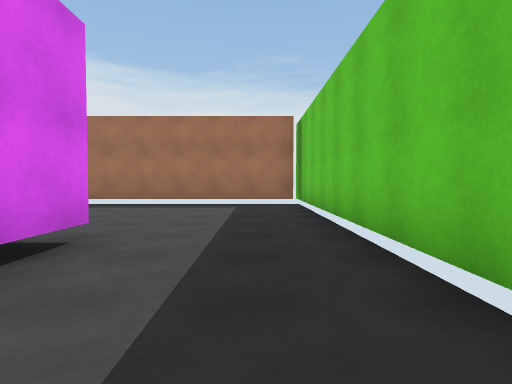
view 1 (above)

22 first-person views from a walk through a scene from a Unity 3-D project. The camera is 1.3 m above the floor, tilts 2° down and sees 80° across. The floor is counted in squares, 2 m on a side. Each view is taken from the middle of a square. On the plan, view 1 faces up. The plan holds only what a view shows up to about 10 squares ahead; the rest is blank. The place goes on beyond the plan. The player character is not drawn. Surface patterns are stand-ins for the level's own textures.

view 2
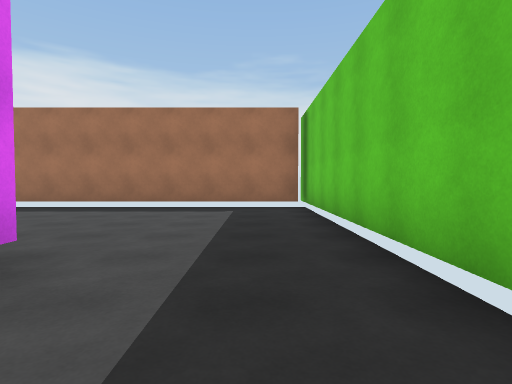

view 3
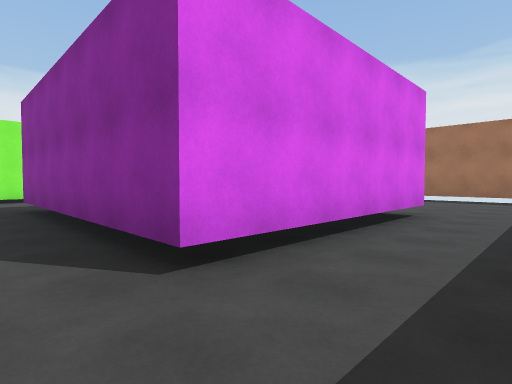

view 4
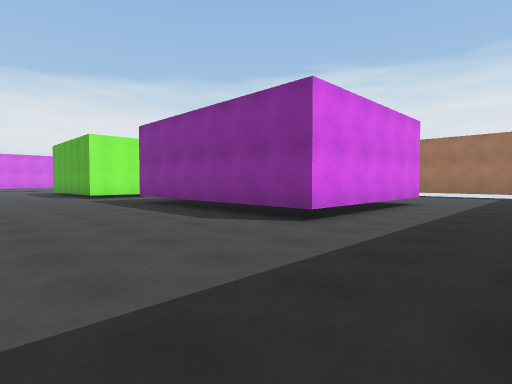

view 5
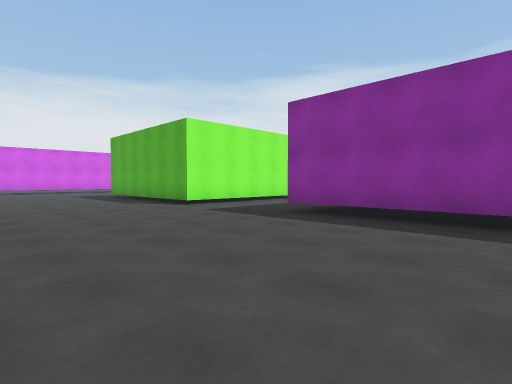

view 6
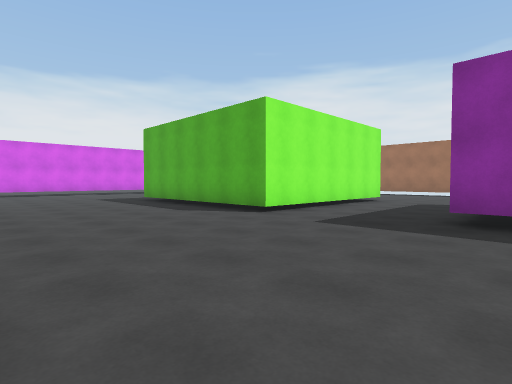

view 7
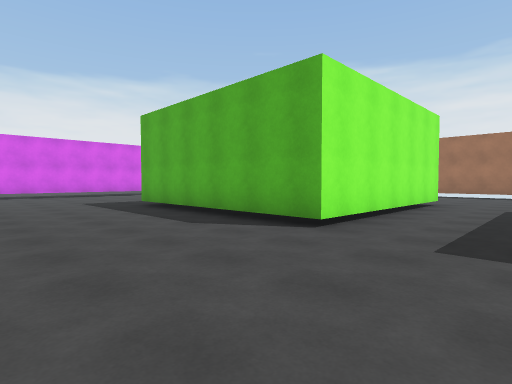

view 8
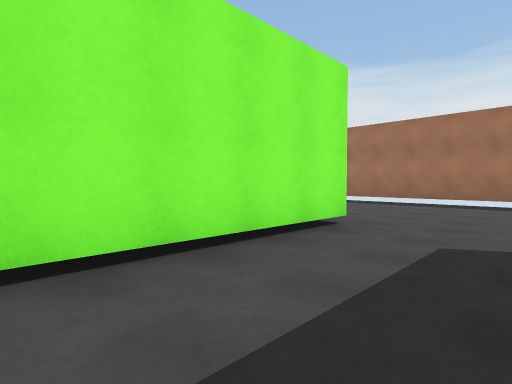

view 9
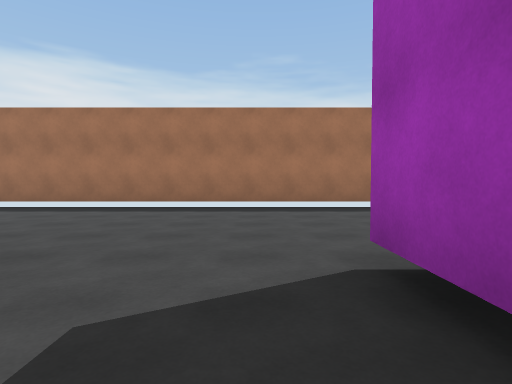

view 10
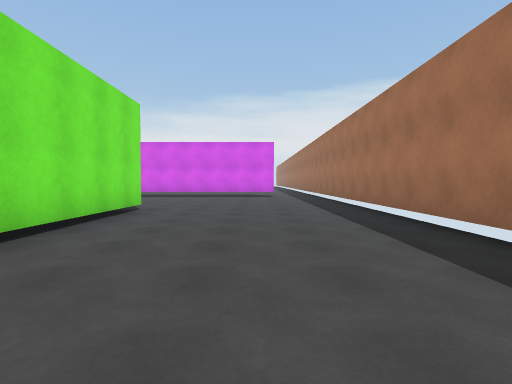

view 11
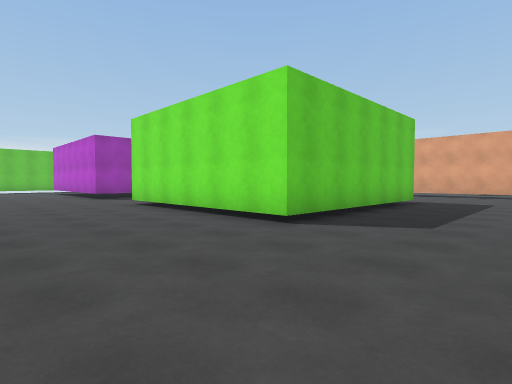

view 12
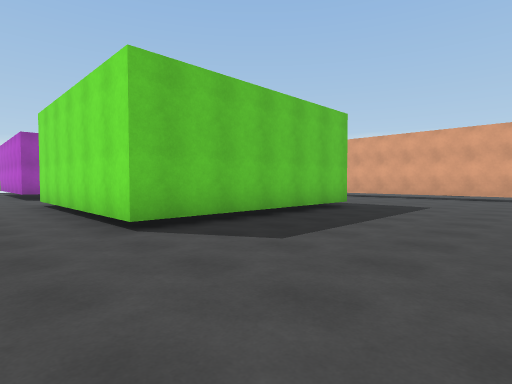

view 13
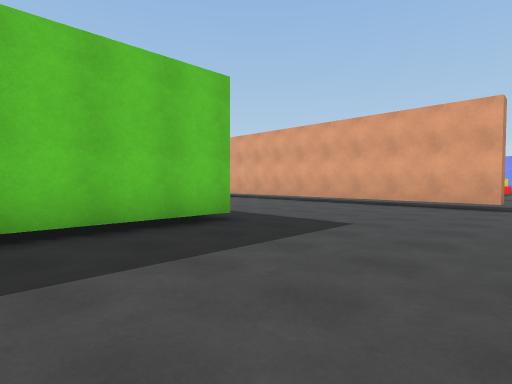

view 14
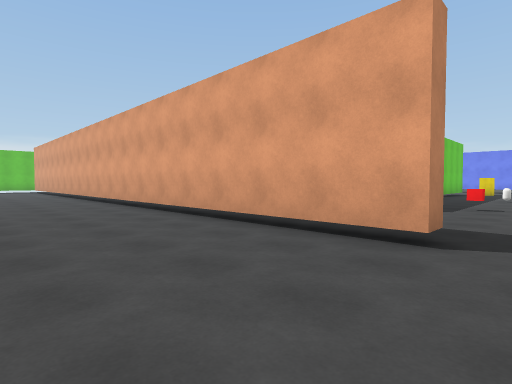

view 15
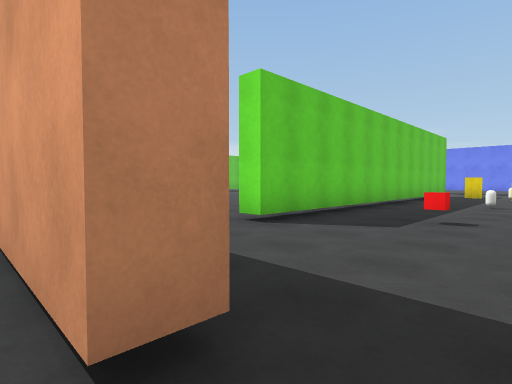

view 16
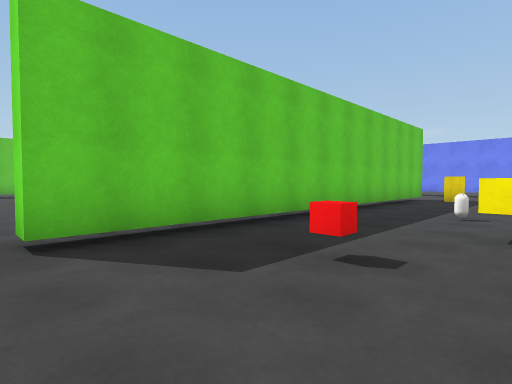

view 17
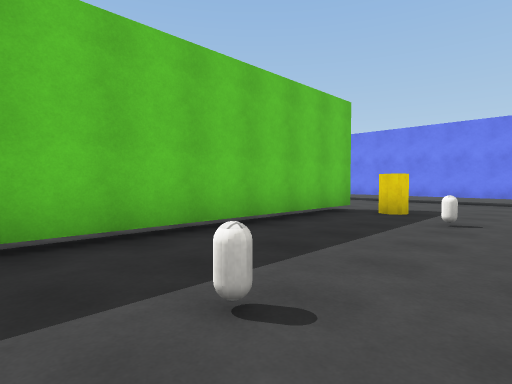

view 18
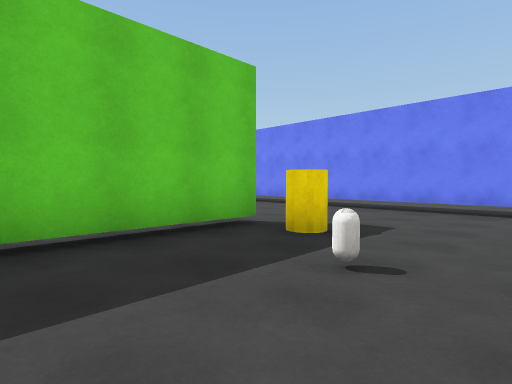

view 19
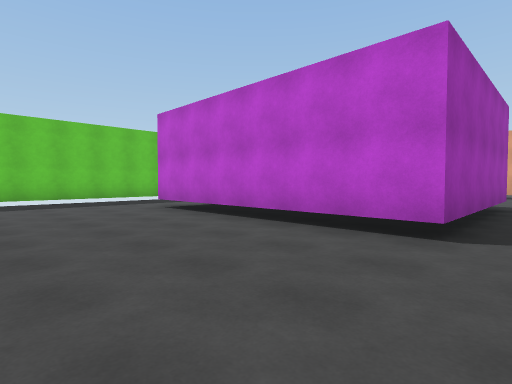

view 20
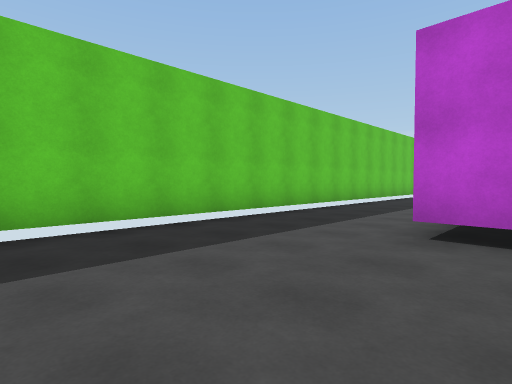

view 21
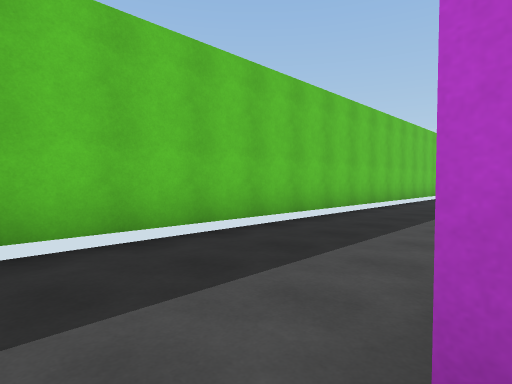

view 22
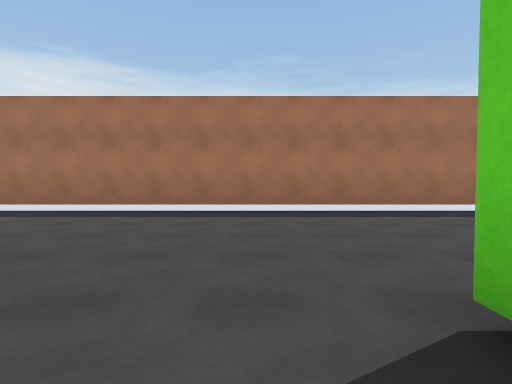

### Floor plan
Key: @ floor where view 1 was taken; # wall or solid block; x gap in a wall; . floor; C red cube; A capsule; T thing the floor can be seen under or through; Y yellow cube; E yellow cylinder.
Columns run from 21 left of view 1 to 2 right of it. Each row starts with its distance up from view 1.
  9 ######################x
  8 .......................#
  7 .......................#
  6 .......................#
  5 .......................#
  4 .......................#
  3 ....######...#######...#
  2 ....#    #...#     #...#
  1 ....#    #...#     #...#
  0 ....#    #...#     #.@.#
 -1 ....#    #...#     #...#
 -2 ....######...#######...#
 -3 .......................#
 -4 .......................#
 -5 .......................#
 -6 .......................#
 -7 ..................    .#
 -8 .###########
 -9 .....
-10 ......
-11 ...T.......
-12 .C.T...
-13 ...T.
-14 Y..T.
-15 ...T.
-16 .A.T.
-17 ...T.
-18 ...T.
-19 ...T.
-20 .A.T.
-21 ..ET.
-22 .....
-23 ......
-24  ......
-25  TTTT ##
-26  .....
-27  .....
-28  ....

Where each view was taken, in squares from view 1:
view 1: 0 up, 0 right, facing up
view 2: 1 up, 0 right, facing up
view 3: 3 down, 0 right, facing up-left
view 4: 6 down, 1 right, facing up-left
view 5: 7 down, 4 left, facing up-left
view 6: 7 down, 7 left, facing up-left
view 7: 6 down, 9 left, facing up-left
view 8: 1 down, 9 left, facing up-left
view 9: 1 up, 9 left, facing up
view 10: 6 up, 10 left, facing left
view 11: 7 up, 20 left, facing down-right
view 12: 5 up, 21 left, facing down-right
view 13: 1 up, 21 left, facing down-right
view 14: 4 down, 21 left, facing down-right
view 15: 7 down, 21 left, facing down-right
view 16: 10 down, 21 left, facing down-right
view 17: 15 down, 21 left, facing down-right
view 18: 18 down, 21 left, facing down-right
view 19: 7 up, 9 left, facing down-right
view 20: 7 up, 3 left, facing down-right
view 21: 4 up, 2 left, facing down-right
view 22: 2 up, 18 left, facing up
